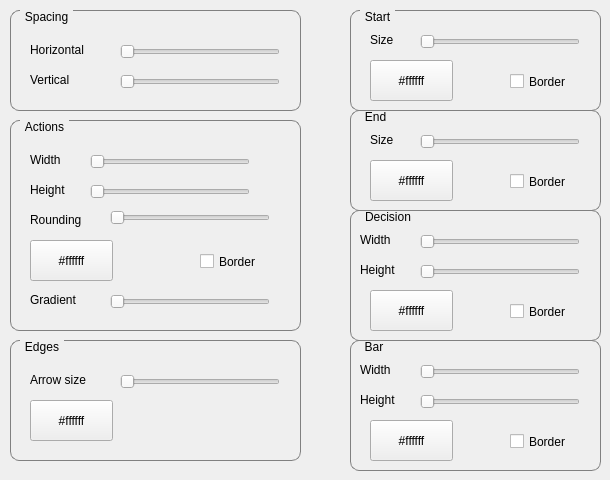
   <widget class="QWidget" name="activity_diagrams_tab">
    <attribute name="title">
     <string>Activity Diagrams</string>
    </attribute>
    <widget class="QGroupBox" name="groupBox_6">
     <property name="geometry">
      <rect>
       <x>10</x>
       <y>120</y>
       <width>291</width>
       <height>211</height>
      </rect>
     </property>
     <property name="layoutDirection">
      <enum>Qt::LeftToRight</enum>
     </property>
     <property name="styleSheet">
      <string notr="true">QGroupBox {
    border: 1px solid gray;
    border-radius: 9px;
    margin-top: 0.5em;
}

QGroupBox::title {
    subcontrol-origin: margin;
    left: 10px;
    padding: 0 3px 0 3px;
}</string>
     </property>
     <property name="title">
      <string>Actions</string>
     </property>
     <widget class="QPushButton" name="ad_action_color_pb">
      <property name="geometry">
       <rect>
        <x>20</x>
        <y>120</y>
        <width>83</width>
        <height>41</height>
       </rect>
      </property>
      <property name="text">
       <string>#ffffff</string>
      </property>
     </widget>
     <widget class="QSlider" name="ad_action_color_gradient_slider">
      <property name="geometry">
       <rect>
        <x>100</x>
        <y>170</y>
        <width>160</width>
        <height>24</height>
       </rect>
      </property>
      <property name="toolTip">
       <string>Color gradient</string>
      </property>
      <property name="minimum">
       <number>100</number>
      </property>
      <property name="maximum">
       <number>200</number>
      </property>
      <property name="orientation">
       <enum>Qt::Horizontal</enum>
      </property>
     </widget>
     <widget class="QLabel" name="label_40">
      <property name="geometry">
       <rect>
        <x>20</x>
        <y>170</y>
        <width>71</width>
        <height>20</height>
       </rect>
      </property>
      <property name="text">
       <string>Gradient</string>
      </property>
     </widget>
     <widget class="QLabel" name="label_41">
      <property name="geometry">
       <rect>
        <x>20</x>
        <y>60</y>
        <width>51</width>
        <height>20</height>
       </rect>
      </property>
      <property name="text">
       <string>Height</string>
      </property>
     </widget>
     <widget class="QLabel" name="label_42">
      <property name="geometry">
       <rect>
        <x>20</x>
        <y>30</y>
        <width>51</width>
        <height>20</height>
       </rect>
      </property>
      <property name="text">
       <string>Width</string>
      </property>
     </widget>
     <widget class="QSlider" name="ad_action_width_slider">
      <property name="geometry">
       <rect>
        <x>80</x>
        <y>30</y>
        <width>160</width>
        <height>24</height>
       </rect>
      </property>
      <property name="toolTip">
       <string>Graph node width</string>
      </property>
      <property name="minimum">
       <number>20</number>
      </property>
      <property name="maximum">
       <number>400</number>
      </property>
      <property name="orientation">
       <enum>Qt::Horizontal</enum>
      </property>
     </widget>
     <widget class="QSlider" name="ad_action_height_slider">
      <property name="geometry">
       <rect>
        <x>80</x>
        <y>60</y>
        <width>160</width>
        <height>24</height>
       </rect>
      </property>
      <property name="toolTip">
       <string>Graph node height</string>
      </property>
      <property name="minimum">
       <number>10</number>
      </property>
      <property name="maximum">
       <number>200</number>
      </property>
      <property name="orientation">
       <enum>Qt::Horizontal</enum>
      </property>
     </widget>
     <widget class="QLabel" name="label_45">
      <property name="geometry">
       <rect>
        <x>20</x>
        <y>90</y>
        <width>71</width>
        <height>20</height>
       </rect>
      </property>
      <property name="text">
       <string>Rounding</string>
      </property>
     </widget>
     <widget class="QSlider" name="ad_action_corner_rounding_slider">
      <property name="geometry">
       <rect>
        <x>100</x>
        <y>90</y>
        <width>160</width>
        <height>16</height>
       </rect>
      </property>
      <property name="orientation">
       <enum>Qt::Horizontal</enum>
      </property>
     </widget>
     <widget class="QCheckBox" name="ad_action_use_border_cb">
      <property name="geometry">
       <rect>
        <x>190</x>
        <y>130</y>
        <width>81</width>
        <height>23</height>
       </rect>
      </property>
      <property name="text">
       <string>Border</string>
      </property>
     </widget>
    </widget>
    <widget class="QGroupBox" name="groupBox_7">
     <property name="geometry">
      <rect>
       <x>10</x>
       <y>340</y>
       <width>291</width>
       <height>121</height>
      </rect>
     </property>
     <property name="styleSheet">
      <string notr="true">QGroupBox {
    border: 1px solid gray;
    border-radius: 9px;
    margin-top: 0.5em;
}

QGroupBox::title {
    subcontrol-origin: margin;
    left: 10px;
    padding: 0 3px 0 3px;
}</string>
     </property>
     <property name="title">
      <string>Edges</string>
     </property>
     <widget class="QSlider" name="ad_edge_arrow_size_slider">
      <property name="geometry">
       <rect>
        <x>110</x>
        <y>30</y>
        <width>160</width>
        <height>24</height>
       </rect>
      </property>
      <property name="toolTip">
       <string>Arrow size</string>
      </property>
      <property name="minimum">
       <number>3</number>
      </property>
      <property name="maximum">
       <number>50</number>
      </property>
      <property name="orientation">
       <enum>Qt::Horizontal</enum>
      </property>
     </widget>
     <widget class="QLabel" name="label_46">
      <property name="geometry">
       <rect>
        <x>20</x>
        <y>30</y>
        <width>101</width>
        <height>20</height>
       </rect>
      </property>
      <property name="text">
       <string>Arrow size</string>
      </property>
     </widget>
     <widget class="QPushButton" name="ad_edge_color_pb">
      <property name="geometry">
       <rect>
        <x>20</x>
        <y>60</y>
        <width>83</width>
        <height>41</height>
       </rect>
      </property>
      <property name="text">
       <string>#ffffff</string>
      </property>
     </widget>
    </widget>
    <widget class="QGroupBox" name="groupBox_8">
     <property name="geometry">
      <rect>
       <x>10</x>
       <y>10</y>
       <width>291</width>
       <height>101</height>
      </rect>
     </property>
     <property name="styleSheet">
      <string notr="true">QGroupBox {
    border: 1px solid gray;
    border-radius: 9px;
    margin-top: 0.5em;
}

QGroupBox::title {
    subcontrol-origin: margin;
    left: 10px;
    padding: 0 3px 0 3px;
}</string>
     </property>
     <property name="title">
      <string>Spacing</string>
     </property>
     <widget class="QLabel" name="label_44">
      <property name="geometry">
       <rect>
        <x>20</x>
        <y>60</y>
        <width>61</width>
        <height>20</height>
       </rect>
      </property>
      <property name="text">
       <string>Vertical</string>
      </property>
     </widget>
     <widget class="QLabel" name="label_43">
      <property name="geometry">
       <rect>
        <x>20</x>
        <y>30</y>
        <width>81</width>
        <height>20</height>
       </rect>
      </property>
      <property name="text">
       <string>Horizontal</string>
      </property>
     </widget>
     <widget class="QSlider" name="ad_v_spacing_slider">
      <property name="geometry">
       <rect>
        <x>110</x>
        <y>60</y>
        <width>160</width>
        <height>24</height>
       </rect>
      </property>
      <property name="toolTip">
       <string>Graph node vertical spacing</string>
      </property>
      <property name="minimum">
       <number>20</number>
      </property>
      <property name="maximum">
       <number>400</number>
      </property>
      <property name="orientation">
       <enum>Qt::Horizontal</enum>
      </property>
     </widget>
     <widget class="QSlider" name="ad_h_spacing_slider">
      <property name="geometry">
       <rect>
        <x>110</x>
        <y>30</y>
        <width>160</width>
        <height>24</height>
       </rect>
      </property>
      <property name="toolTip">
       <string>Graph node horizontal spacing</string>
      </property>
      <property name="minimum">
       <number>40</number>
      </property>
      <property name="maximum">
       <number>800</number>
      </property>
      <property name="orientation">
       <enum>Qt::Horizontal</enum>
      </property>
     </widget>
    </widget>
    <widget class="QGroupBox" name="groupBox_9">
     <property name="geometry">
      <rect>
       <x>350</x>
       <y>210</y>
       <width>251</width>
       <height>131</height>
      </rect>
     </property>
     <property name="styleSheet">
      <string notr="true">QGroupBox {
    border: 1px solid gray;
    border-radius: 9px;
    margin-top: 0.5em;
}

QGroupBox::title {
    subcontrol-origin: margin;
    left: 10px;
    padding: 0 3px 0 3px;
}</string>
     </property>
     <property name="title">
      <string>Decision</string>
     </property>
     <widget class="QSlider" name="ad_decision_width_slider">
      <property name="geometry">
       <rect>
        <x>70</x>
        <y>20</y>
        <width>160</width>
        <height>24</height>
       </rect>
      </property>
      <property name="toolTip">
       <string>Arrow size</string>
      </property>
      <property name="minimum">
       <number>3</number>
      </property>
      <property name="maximum">
       <number>200</number>
      </property>
      <property name="orientation">
       <enum>Qt::Horizontal</enum>
      </property>
     </widget>
     <widget class="QLabel" name="label_48">
      <property name="geometry">
       <rect>
        <x>10</x>
        <y>20</y>
        <width>51</width>
        <height>20</height>
       </rect>
      </property>
      <property name="text">
       <string>Width</string>
      </property>
     </widget>
     <widget class="QPushButton" name="ad_decision_color_pb">
      <property name="geometry">
       <rect>
        <x>20</x>
        <y>80</y>
        <width>83</width>
        <height>41</height>
       </rect>
      </property>
      <property name="text">
       <string>#ffffff</string>
      </property>
     </widget>
     <widget class="QSlider" name="ad_decision_height_slider">
      <property name="geometry">
       <rect>
        <x>70</x>
        <y>50</y>
        <width>160</width>
        <height>24</height>
       </rect>
      </property>
      <property name="toolTip">
       <string>Arrow size</string>
      </property>
      <property name="minimum">
       <number>3</number>
      </property>
      <property name="maximum">
       <number>200</number>
      </property>
      <property name="orientation">
       <enum>Qt::Horizontal</enum>
      </property>
     </widget>
     <widget class="QLabel" name="label_51">
      <property name="geometry">
       <rect>
        <x>10</x>
        <y>50</y>
        <width>51</width>
        <height>20</height>
       </rect>
      </property>
      <property name="text">
       <string>Height</string>
      </property>
     </widget>
     <widget class="QCheckBox" name="ad_decision_use_border_cb">
      <property name="geometry">
       <rect>
        <x>160</x>
        <y>90</y>
        <width>81</width>
        <height>23</height>
       </rect>
      </property>
      <property name="text">
       <string>Border</string>
      </property>
     </widget>
    </widget>
    <widget class="QGroupBox" name="groupBox_10">
     <property name="geometry">
      <rect>
       <x>350</x>
       <y>10</y>
       <width>251</width>
       <height>101</height>
      </rect>
     </property>
     <property name="styleSheet">
      <string notr="true">QGroupBox {
    border: 1px solid gray;
    border-radius: 9px;
    margin-top: 0.5em;
}

QGroupBox::title {
    subcontrol-origin: margin;
    left: 10px;
    padding: 0 3px 0 3px;
}</string>
     </property>
     <property name="title">
      <string>Start</string>
     </property>
     <widget class="QSlider" name="ad_start_size_slider">
      <property name="geometry">
       <rect>
        <x>70</x>
        <y>20</y>
        <width>160</width>
        <height>24</height>
       </rect>
      </property>
      <property name="toolTip">
       <string>Arrow size</string>
      </property>
      <property name="minimum">
       <number>5</number>
      </property>
      <property name="maximum">
       <number>100</number>
      </property>
      <property name="orientation">
       <enum>Qt::Horizontal</enum>
      </property>
     </widget>
     <widget class="QLabel" name="label_49">
      <property name="geometry">
       <rect>
        <x>20</x>
        <y>20</y>
        <width>41</width>
        <height>20</height>
       </rect>
      </property>
      <property name="text">
       <string>Size</string>
      </property>
     </widget>
     <widget class="QCheckBox" name="ad_start_use_border_cb">
      <property name="geometry">
       <rect>
        <x>160</x>
        <y>60</y>
        <width>81</width>
        <height>23</height>
       </rect>
      </property>
      <property name="text">
       <string>Border</string>
      </property>
     </widget>
     <widget class="QPushButton" name="ad_start_color_pb">
      <property name="geometry">
       <rect>
        <x>20</x>
        <y>50</y>
        <width>83</width>
        <height>41</height>
       </rect>
      </property>
      <property name="text">
       <string>#ffffff</string>
      </property>
     </widget>
    </widget>
    <widget class="QGroupBox" name="groupBox_11">
     <property name="geometry">
      <rect>
       <x>350</x>
       <y>110</y>
       <width>251</width>
       <height>101</height>
      </rect>
     </property>
     <property name="styleSheet">
      <string notr="true">QGroupBox {
    border: 1px solid gray;
    border-radius: 9px;
    margin-top: 0.5em;
}

QGroupBox::title {
    subcontrol-origin: margin;
    left: 10px;
    padding: 0 3px 0 3px;
}</string>
     </property>
     <property name="title">
      <string>End</string>
     </property>
     <widget class="QSlider" name="ad_end_size_slider">
      <property name="geometry">
       <rect>
        <x>70</x>
        <y>20</y>
        <width>160</width>
        <height>24</height>
       </rect>
      </property>
      <property name="toolTip">
       <string>Arrow size</string>
      </property>
      <property name="minimum">
       <number>5</number>
      </property>
      <property name="maximum">
       <number>100</number>
      </property>
      <property name="orientation">
       <enum>Qt::Horizontal</enum>
      </property>
     </widget>
     <widget class="QLabel" name="label_50">
      <property name="geometry">
       <rect>
        <x>20</x>
        <y>20</y>
        <width>41</width>
        <height>20</height>
       </rect>
      </property>
      <property name="text">
       <string>Size</string>
      </property>
     </widget>
     <widget class="QCheckBox" name="ad_end_use_border_cb">
      <property name="geometry">
       <rect>
        <x>160</x>
        <y>60</y>
        <width>81</width>
        <height>23</height>
       </rect>
      </property>
      <property name="text">
       <string>Border</string>
      </property>
     </widget>
     <widget class="QPushButton" name="ad_end_color_pb">
      <property name="geometry">
       <rect>
        <x>20</x>
        <y>50</y>
        <width>83</width>
        <height>41</height>
       </rect>
      </property>
      <property name="text">
       <string>#ffffff</string>
      </property>
     </widget>
    </widget>
    <widget class="QGroupBox" name="groupBox_12">
     <property name="geometry">
      <rect>
       <x>350</x>
       <y>340</y>
       <width>251</width>
       <height>131</height>
      </rect>
     </property>
     <property name="styleSheet">
      <string notr="true">QGroupBox {
    border: 1px solid gray;
    border-radius: 9px;
    margin-top: 0.5em;
}

QGroupBox::title {
    subcontrol-origin: margin;
    left: 10px;
    padding: 0 3px 0 3px;
}</string>
     </property>
     <property name="title">
      <string>Bar</string>
     </property>
     <widget class="QSlider" name="ad_bar_width_slider">
      <property name="geometry">
       <rect>
        <x>70</x>
        <y>20</y>
        <width>160</width>
        <height>24</height>
       </rect>
      </property>
      <property name="toolTip">
       <string>Arrow size</string>
      </property>
      <property name="minimum">
       <number>0</number>
      </property>
      <property name="maximum">
       <number>200</number>
      </property>
      <property name="orientation">
       <enum>Qt::Horizontal</enum>
      </property>
     </widget>
     <widget class="QLabel" name="label_52">
      <property name="geometry">
       <rect>
        <x>10</x>
        <y>20</y>
        <width>51</width>
        <height>20</height>
       </rect>
      </property>
      <property name="text">
       <string>Width</string>
      </property>
     </widget>
     <widget class="QPushButton" name="ad_bar_color_pb">
      <property name="geometry">
       <rect>
        <x>20</x>
        <y>80</y>
        <width>83</width>
        <height>41</height>
       </rect>
      </property>
      <property name="text">
       <string>#ffffff</string>
      </property>
     </widget>
     <widget class="QSlider" name="ad_bar_height_slider">
      <property name="geometry">
       <rect>
        <x>70</x>
        <y>50</y>
        <width>160</width>
        <height>24</height>
       </rect>
      </property>
      <property name="toolTip">
       <string>Arrow size</string>
      </property>
      <property name="minimum">
       <number>10</number>
      </property>
      <property name="maximum">
       <number>100</number>
      </property>
      <property name="orientation">
       <enum>Qt::Horizontal</enum>
      </property>
     </widget>
     <widget class="QLabel" name="label_53">
      <property name="geometry">
       <rect>
        <x>10</x>
        <y>50</y>
        <width>51</width>
        <height>20</height>
       </rect>
      </property>
      <property name="text">
       <string>Height</string>
      </property>
     </widget>
     <widget class="QCheckBox" name="ad_bar_use_border_cb">
      <property name="geometry">
       <rect>
        <x>160</x>
        <y>90</y>
        <width>81</width>
        <height>23</height>
       </rect>
      </property>
      <property name="text">
       <string>Border</string>
      </property>
     </widget>
    </widget>
   </widget>
